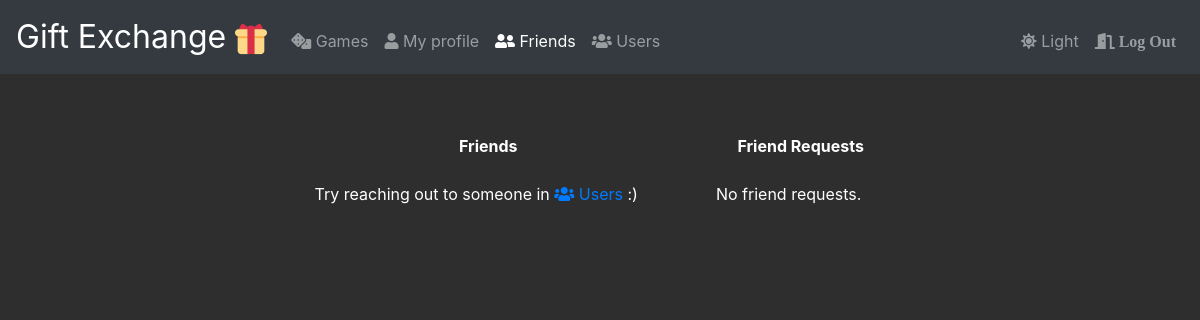
The app's page /friends (signed in), older data.
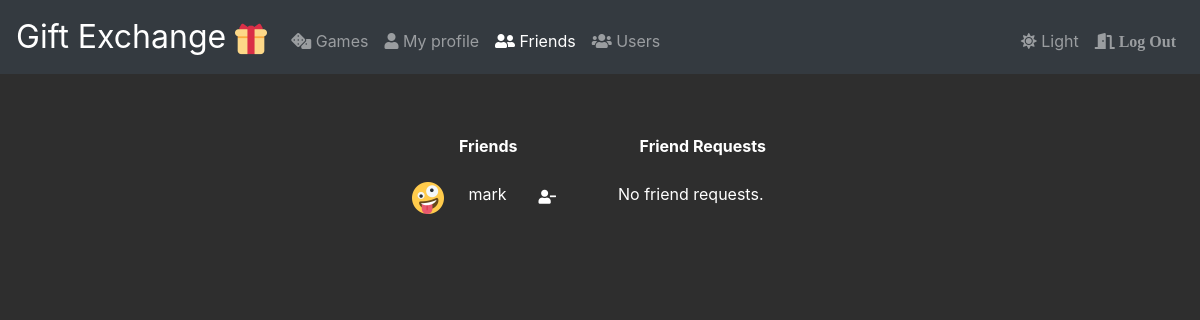
The same page, newer data.
### tables this page shows
CREATE TABLE users (
id INTEGER,
username TEXT NOT NULL,
hash TEXT NOT NULL,
email TEXT NOT NULL,
image_id INTEGER,
dark_mode INTEGER DEFAULT -1,
PRIMARY KEY(id)
);

### app.py (the view, shortened to what this page needs)
@app.route("/friends", methods=["GET", "POST"])
@login_required
def friends():
    friends_unsorted = []
    rows = db(f"SELECT * FROM friends WHERE user_id = {session['user_id']}")
    for row in rows:
        look = db(f"SELECT * FROM users WHERE id = {row['friend_id']}")
        friend = {
        'user_id': look[0]['id'],
        'username': look[0]['username'],
        'image_id': look[0]['image_id'],
        }
        friends_unsorted.append(friend)
    friend_req_unsorted = []
    rows = db(f"SELECT * FROM friend_req WHERE \
        reciever_id = {session['user_id']}")
    friends = sorted(friends_unsorted, key=lambda k: k['username'])
    friend_req = sorted(friend_req_unsorted, key=lambda k: k['username'])
    return render_template("friends.html",friends=friends,\
        friend_req=friend_req ,darkmode=session["dark_mode"])

### app.py (called while the page is built)
@app.after_request
def after_request(response):
    response.headers["Cache-Control"] = "no-cache, no-store, must-revalidate"
    response.headers["Expires"] = 0
    response.headers["Pragma"] = "no-cache"
    return response

### helper.py (called while the page is built)
def db(statement):
    with sqlite3.connect(database) as conn:
        conn.row_factory = sqlite3.Row
        cur = conn.cursor()
        cur.execute(statement)
        conn.commit()
        return cur.fetchall()
    return 0

def login_required(f):
    @wraps(f)
    def decorated_function(*args, **kwargs):
        if session.get("user_id") is None:
            return redirect("/login")
        return f(*args, **kwargs)
    return decorated_function

### templates/friends.html (shortened to what this page needs)
{% extends "layout.html" %}
{% block friends %}
    active
{% endblock %}
{% block main %}
    <div class="row justify-content-center">
	    <div class="col-auto">
    	    <table class="table table-responsive table-borderless
    	    table-hover
    	    {% if darkmode > 0 %}
	    	    table-dark dark_background
    	    {% endif %}">
	        	<thead>
	        		<tr>
	        			<th colspan="4">Friends</th>
	        		</tr>
	        	</thead>
	        	<tbody>
	        		{% if not friends %}
		        		<tr>
		        			<td>
				        		Try reaching out to someone in
				        		<a class= "" href="/users">
					        		<i class="fas fa-users"></i> Users
					        	</a> :)
			        		<td>
	        		{% endif %}
	        		{% for friend in friends %}
		        		<tr>
		        		    <td><img class="pp-sm" src="/static/pp/{{ friend['image_id'] }}.png"></td>
		        		    <td>{{ friend['username'] }}</td>
		        		    <td>
		        		    	<form action="/friends" method="post">
		        		    		<button type ="submit" class="btn custom-btn btn-sm
		        		    		{% if darkmode > 0 %}
			        		    		btn-dark
		        		    		{% else %}
			        		    		btn-light
		        		    		{% endif %}">
		        		    			<i class="fas fa-user-minus"></i>
		        		    		</button>
		        		    	</form>
		        		    </td>
		        	    </tr>
	        		{% endfor %}
	    	    </tbody>
	        </table>
	    </div>
	    <div class="col-auto">
    	    <table class="table table-responsive table-borderless
    	    table-hover
    	    {% if darkmode > 0 %}
	    	    table-dark dark_background
    	    {% endif %}">
	        	<thead>
	        		<tr>
	        			<th colspan="4">Friend Requests</th>
	        		</tr>
	        	</thead>
	        	<tbody>
	        		{% if not friend_req %}
		        		<tr>
		        			<td>
		        				No friend requests.
			        		<td>
	        		{% endif %}
	    	    </tbody>
	        </table>
        </div>
    </div>
{% endblock %}

### templates/layout.html (shortened to what this page needs)
<!DOCTYPE html>
<html lang="en">
    <head>
        <link rel="stylesheet" href="https://cdn.jsdelivr.net/npm/bootstrap@4.5.3/dist/css/bootstrap.min.css">
        <link rel="stylesheet" href="https://use.fontawesome.com/releases/v5.12.1/css/all.css">
        <link href="/static/styles.css" rel="stylesheet">
    </head>
    <body class="{% if darkmode == 1 %} dark_background {% endif %}">
        <nav class="navbar navbar-expand-md {% if darkmode == 1 %} navbar-dark bg-dark border-dark {% else %} navbar-light bg-light border {% endif %}">
            <a class="navbar-brand" href="/">Gift Exchange <img src="/static/favicon-32x32.png" alt="" class=".align-top .align-middle .align-bottom"></a>
            <div class="collapse navbar-collapse" id="navbar">
                {% if session.user_id %}
                    <ul class="navbar-nav mr-auto mt-2">
                        <li class="nav-item {% block game %}{% endblock %}">
                            <a class="nav-link" href="/games">
                                <i class="fas fa-dice"></i> Games
                            </a>
                        </li>
                        <li class="nav-item">
                            <a class="nav-link {% block index %}{% endblock %}" href="/">
                                <i class="fas fa-user"></i> My profile
                            </a>
                        </li>
                        <li class="nav-item">
                            <a class="nav-link {% block friends %}{% endblock %}"
                            href="/friends">
                                <i class="fas fa-user-friends"></i> Friends
                            </a>
                        </li>
                        <li class="nav-item">
                            <a class="nav-link {% block users %}{% endblock %}" href="/users">
                                <i class="fas fa-users"></i> Users
                            </a>
                        </li>
                    </ul>
                    <ul class="navbar-nav ml-auto mt-2">
                        <li class="nav-item">
                            <form action="/dark_mode" method="post">
                                <button type="submit" class="nav-link custom-btn">
                                    {% if darkmode > 0 %}
                                        <i class="fas fa-sun"></i> Light
                                    {% else %}
                                        <i class="fas fa-moon"></i> Dark
                                    {% endif %}
                                </button>
                            </form>
                        </li>
                        <li class="nav-item">
                            <a class="nav-link" href="/logout">
                                <i class="fas fa-door-open"> Log Out</i>
                            </a>
                        </li>
                    </ul>
                {% else %}
                    <ul class="navbar-nav ml-auto mt-2">
                        <li class="nav-item"><a class="nav-link {% block register %}{% endblock %}" href="/register">Register</a></li>
                        <li class="nav-item"><a class="nav-link {% block login %}{% endblock %}" href="/login">Log In</a></li>
                    </ul>
                {% endif %}
            </div>
        </nav>
        <main class="container p-5">
            {% block main %}{% endblock %}
        </main>
    </body>
</html>

### static/styles.css (style rules this page uses)
nav .navbar-brand { font-size: xx-large; }
main { overflow-x: auto; text-align: center; }
main img { max-width: 100%; }
.dark_background { background-color: #2E2E2E; color: #ffffff; }
.custom-btn { background: none!important; border: none !important; }
.pp-sm { max-width: 2rem; float: right; }

Row changes from the older to the newer data that the page shows:
now on this page (row edited): users: username "mark"
Text that changed along with them:
text no longer shown: "Try reaching out to someone in Users :)"
